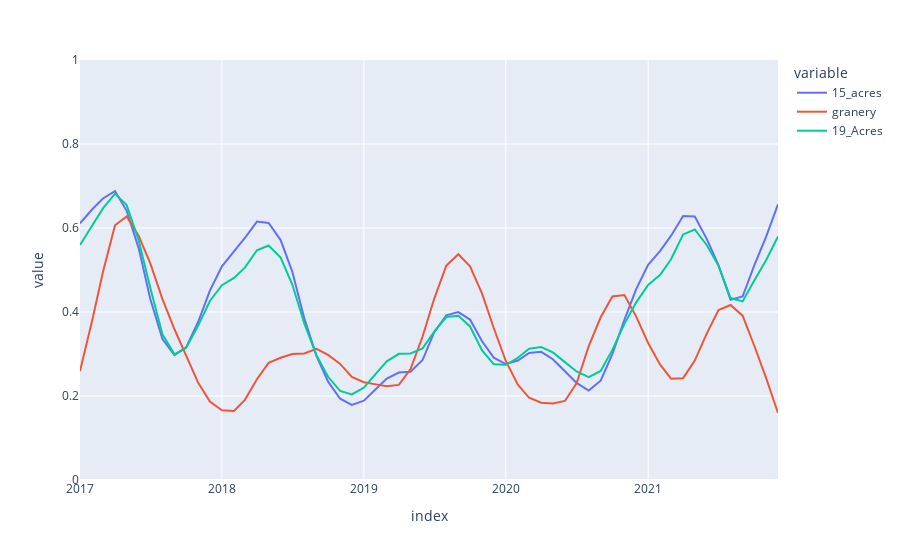

Source (notebook cell):
### Code cell
import plotly.express as px
df_plot = df_hampel_smooth
fied_names = df_plot.columns.get_level_values(0)
df_plot.columns = fied_names

fig = px.line(df_plot, x=df_plot.index, y=df_plot.columns , range_y=[0,1])
fig.show(figsize=(20,10))
